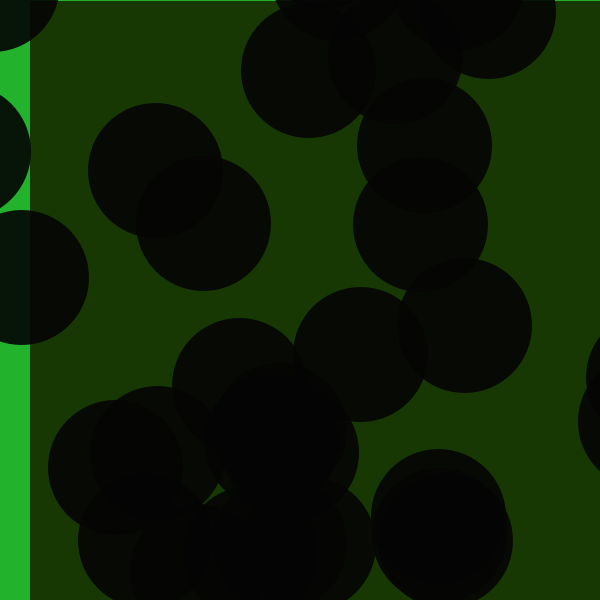
Frame 1 (no input)
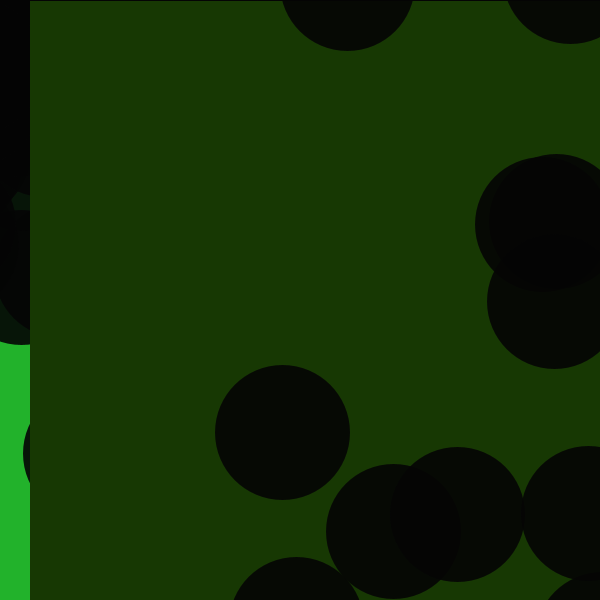
Frame 60 (the mouse pressed at the canvas centre just before this capture)
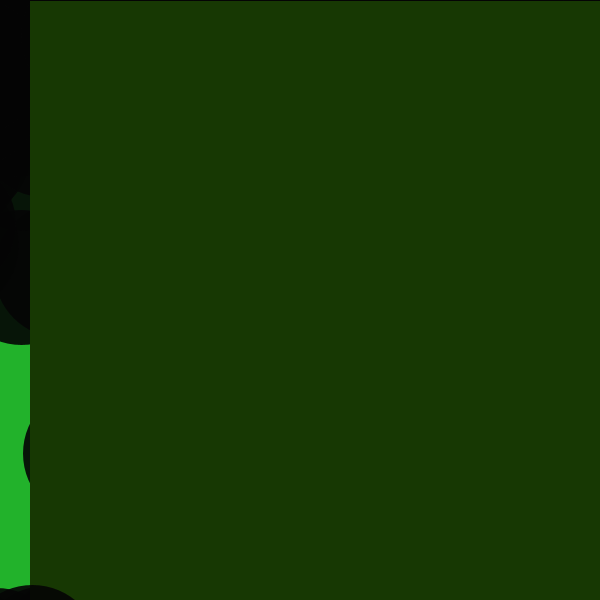
Frame 120 (the mouse held since frame 60 and released just before this capture)

The Processing sketch that drew these frames (run headless with seeded random() and noise(); from frame 60 on, the mouse is pressed at the canvas centre):

// Processing sketch: processing_5027
// ── processing_5027.pde

/*
My rays #3
illustrator9@gmail.com
October 3,2009
*/


float ang=18;int mx,my; 
 
void setup(){ 
  size(600,600); 
  mx=width/11;my=height/1; 
  background(34,178,43); 
  strokeWeight(135); 

  fill(23,56,3); 
} 
 
void draw(){  
  noStroke(); 
  rect(30,1,width,height); 
  stroke(4,230);  
  float ray=30; 
  ang-=1.1; 
  for(int i=8;i<350;i++){  
    ray*=1.0022; 
    ray+=3.16; 
    float maxray=ray*12.5; 
    float a=radians(ang+i); 
    point(mx+ cos(-a)*random(ray,maxray),my+sin(-a)*random(ray,maxray));  
  } 
} 
 
